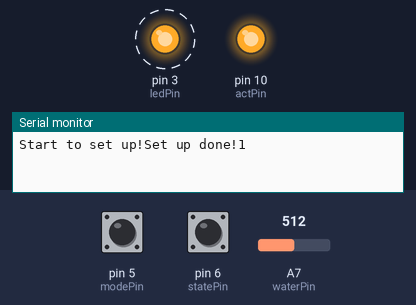
A program run on a simulated Arduino Nano, built with avr-gcc and run on an emulated ATmega328P. Parts: output pins drawn as LEDs (lit = HIGH), the last lines printed to the serial monitor. Dashed ring = blinking. The test bench sets the inputs (shaded band); at power-on: A7 (waterPin) = 512, pin 6 (statePin) HIGH, pin 5 (modePin) HIGH.

Above: at 0.75 s.
1.3 s: A7 (waterPin) set to 681
4.5 s: A7 (waterPin) set to 711
At 5.9 s:
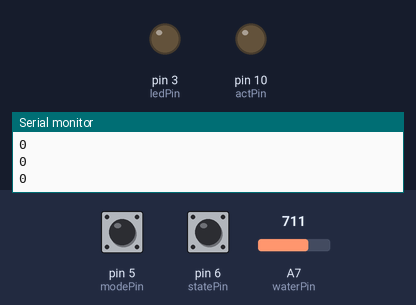
6.3 s: pin 6 (statePin) pulled LOW for 0.7 s
At 7.0 s:
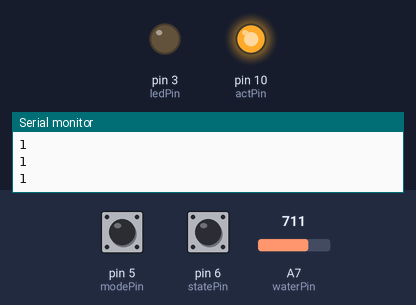
8.5 s: pin 6 (statePin) pulled LOW for 1 s
At 9.9 s:
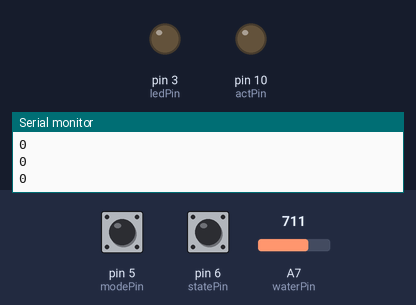
Timing chart, 0 to 11.5 s (numbered marks = the images above; inputs shaded):
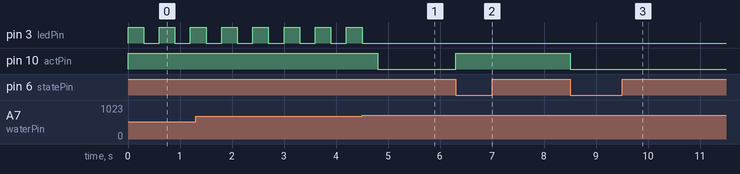

The program:

main.cpp
```cpp
#include <Arduino.h>
#include <Adafruit_Sensor.h>
#include <DHT.h>

#define actPin 10 // pin for Actuator
#define statePin 6 // pin for ON/OFF button
#define dhtPin 8 // pin for DHT11
#define modePin 5 // pin for Mode button
#define waterPin A7  // pin for Water sensor
#define ledPin 3// pin for Caution LED

#define NORMAL 0
#define AUTO 1
#define H_CEIL 60
#define H_FLOOR 50
#define WLIMIT 700
#define T_ANCHOR 120000
#define ON true
#define OFF false

bool state = ON;
bool mode = NORMAL;

struct button {
  int32_t pin;
  int32_t oldS = 0;
  int32_t newS = 1;
  button (int32_t P) {
    pin = P;
  }
  void stateClick() {
    newS = digitalRead(pin);
    if(oldS == 1 && newS == 0) {
      state = (!state);
      oldS = newS;
    }
    oldS = newS;
  }
  void modeClick() {
    newS = digitalRead(pin);
    if(oldS == 1 && newS == 0) {
      mode = (!mode);
      oldS = newS;
    }
    oldS = newS;
  }
};

bool caution = false;
int32_t humid = 0;
int32_t water;
int32_t timer;
DHT dht(dhtPin, DHT11);
struct button btn1(statePin);
struct button btn2(modePin);

void setup() {
  // put your setup code here, to run once:
  Serial.begin(9600);
  Serial.print("Start to set up!");
  pinMode(actPin, OUTPUT);
  pinMode(btn1.pin, INPUT_PULLUP);
  pinMode(btn2.pin, INPUT_PULLUP);
  pinMode(waterPin, INPUT);
  pinMode(ledPin, OUTPUT);
  Serial.print("Set up done!");
}

void loop() {
  // put your main code here, to run repeatedly:
  Serial.println(state);
  btn1.stateClick();
  if (state == ON) // When device is ON
  {
    water = analogRead(waterPin);// Read the value of the Water stored in bottle
    btn2.modeClick();
    if (mode == NORMAL) // When the Mode is Normal
    {
      digitalWrite(actPin, HIGH);// Actuator is ON
      timer = millis();
    }
    else // When the Mode is Auto
    {
      if (millis() - timer == T_ANCHOR) // Set 2 min read Humidity once
      {
        Serial.print(timer);
        humid = dht.readHumidity();
        timer = millis();
      }
      if (humid < H_FLOOR) // Actuator is On if the humidity is too LOW
      {
        digitalWrite(actPin, HIGH);
        state = ON;
      }
      else if (humid > H_CEIL) // Actuator is OFF if the humidity is acceptable
      {
        digitalWrite(actPin, LOW);
        state = OFF;
      }
    }

    if (water < WLIMIT) // Make the caution once The amount of Water is not Enough
    {
      state = OFF;
      while (analogRead(waterPin) < WLIMIT)
      {
          digitalWrite(ledPin, HIGH);
          delay(300);
          digitalWrite(ledPin, LOW);
          delay(300);
      }
    }
  }
  else
  {
    digitalWrite(actPin, LOW);
    digitalWrite(ledPin, LOW);
  }
}
```

Measured:
- the behaviour switches between 699 and 700 on A7 (waterPin) (found by bisection; images 0 and 1)
- after the input at 4.5 s, pin 3 (ledPin): goes on until 4.5 s, then stays LOW; pin 10 (actPin): HIGH → LOW after 0.30 s
- after the input at 6.3 s, pin 10 (actPin): LOW → HIGH at once
- after the input at 8.5 s, pin 10 (actPin): HIGH → LOW at once
- by itself, pin 3 (ledPin): alternates HIGH for 0.30 s and LOW for 0.30 s
